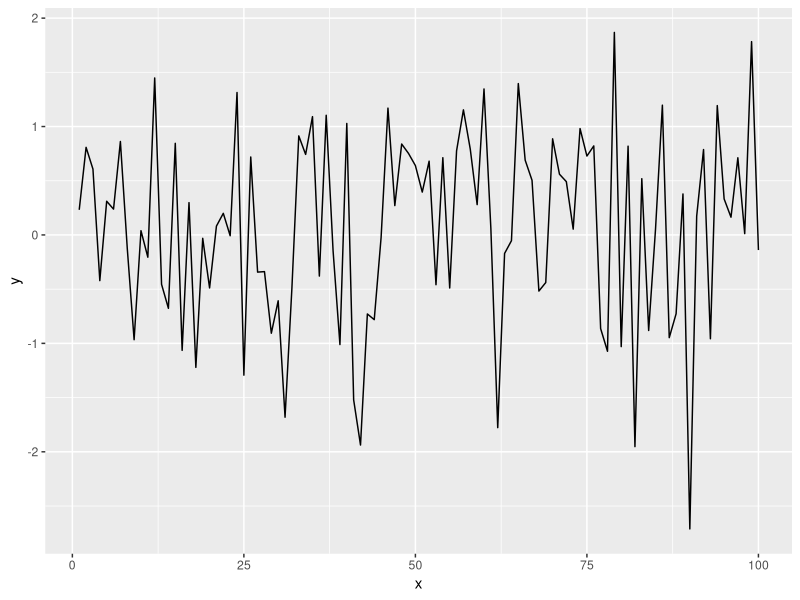

The R script that drew this image:
## ---- chunk 1
knitr::opts_chunk$set(echo = TRUE, fig.align = "center")
## ---- chunk 2
library(tidyverse)
## ---- chunk 3
x = seq(1:100)
y = rnorm(100)
y

dat = data.frame(x, y)
dat

ggplot(dat, aes(x = x, y = y)) +
  geom_line()

